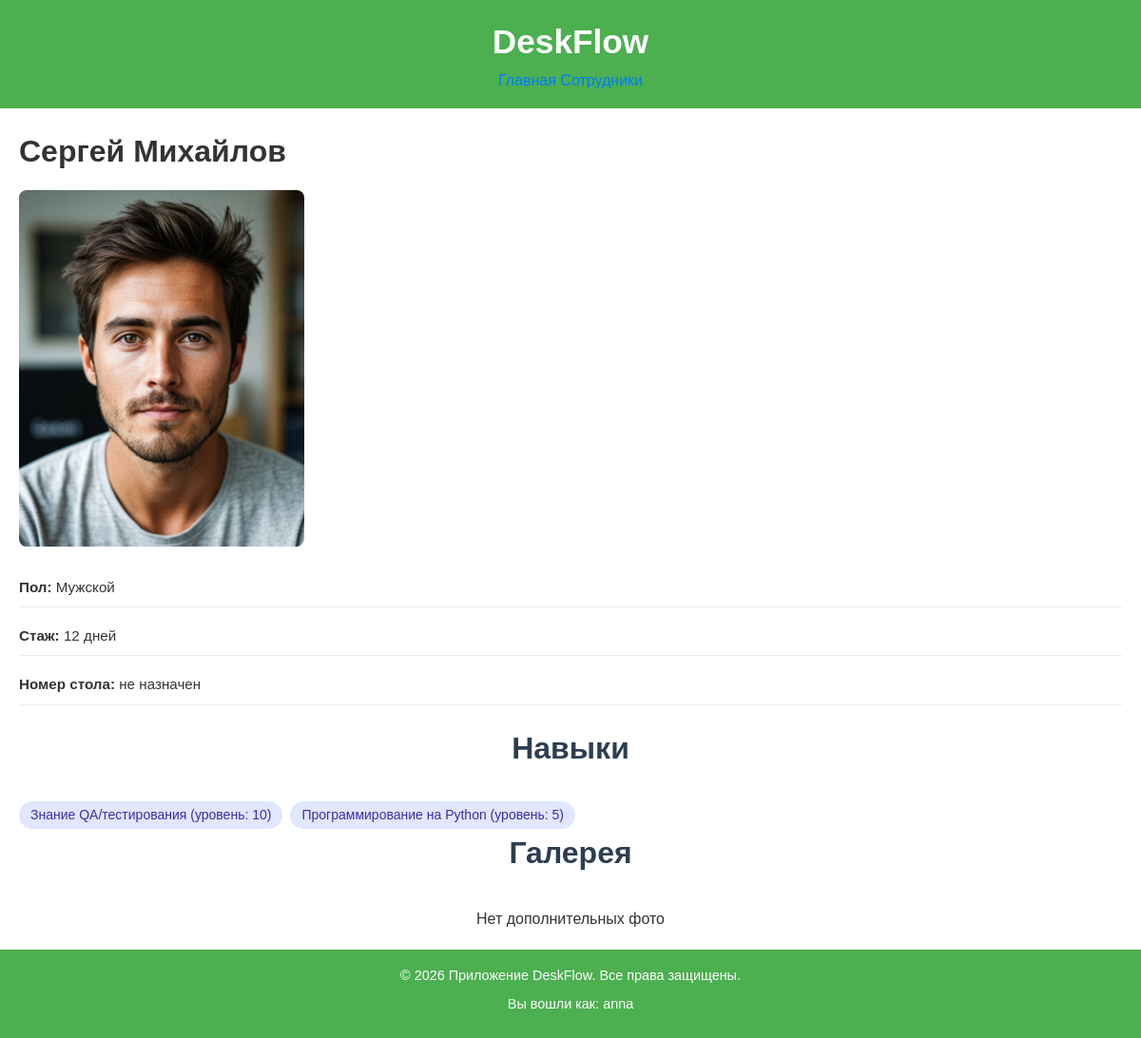
The app's page /employees/8/ (signed in) with its own data.
### employees/models.py (models this page shows, shortened)
class EmployeeProfile(models.Model):
    GENDER_CHOICES = [
        ("M", _("Мужской")),
        ("F", _("Женский")),
    ]
    user = models.OneToOneField(
        settings.AUTH_USER_MODEL,
        on_delete=models.SET_NULL,
        related_name="employee_profile",
        verbose_name=_("пользователь"),
        blank=True,
        null=True,
        help_text=_("необязательно"),
    )
    first_name = models.CharField(_("имя"), max_length=50)
    last_name = models.CharField(_("фамилия"), max_length=50)
    middle_name = models.CharField(
        _("отчество"),
        max_length=50,
        blank=True,
        null=True,
        help_text=_("необязательно"),
    )
    gender = models.CharField(
        _("пол"),
        max_length=1,
        choices=GENDER_CHOICES,
        blank=True,
        null=True,
    )
    description = CKEditor5Field(
        config_name="extends",
        verbose_name=_("описание"),
        blank=True,
        help_text=_("WYSIWYG-редактор (Django ckeditor 5)"),
    )
    skills = models.ManyToManyField(
        Skill,
        through="EmployeeSkill",
        related_name="employees",
        verbose_name=_("навыки"),
    )
    hire_date = models.DateField(
        _("дата приёма на работу"),
        null=True,
        blank=True,
        validators=[validate_hire_date]
    )
    created_at = models.DateTimeField(_("дата создания"), auto_now_add=True)
    updated_at = models.DateTimeField(_("дата обновления"), auto_now=True)
    class Meta:
        verbose_name = _("профиль сотрудника")
        verbose_name_plural = _("профили сотрудников")

class EmployeeImage(models.Model):
    image = models.ImageField(upload_to="employees/", verbose_name="изображение")
    order = models.IntegerField(verbose_name="порядок")
    employee = models.ForeignKey(
        EmployeeProfile, related_name="images", on_delete=models.CASCADE
    )
    class Meta:
        ordering = ["order"]

class EmployeeSkill(models.Model):
    employee = models.ForeignKey(
        EmployeeProfile,
        on_delete=models.CASCADE,
        related_name="employee_skills",
        verbose_name=_("сотрудник"),
    )
    skill = models.ForeignKey(
        Skill,
        on_delete=models.CASCADE,
        related_name="employee_skills",
        verbose_name=_("навык"),
    )
    level = models.PositiveSmallIntegerField(
        _("уровень освоения"),
        default=1,
        help_text=_("от 1 до 10"),
    )
    class Meta:
        verbose_name = _("уровень навыка сотрудника")
        verbose_name_plural = _("уровни навыков сотрудников")
        unique_together = ("employee", "skill")
        constraints = [
            models.CheckConstraint(
                check=models.Q(level__gte=1) & models.Q(level__lte=10),
                name="level_between_1_and_10",
            )
        ]

class Skill(models.Model):
    name = models.CharField(
        _("название навыка"),
        max_length=100,
        unique=True,
    )
    class Meta:
        verbose_name = _("навык")
        verbose_name_plural = _("навыки")
        ordering = ["name"]

### employees/views.py (the view)
# urls.py: path('employees/<int:pk>/', EmployeeDetailView.as_view(), name='employee_detail'),
class EmployeeDetailView(LoginRequiredMixin, DetailView):
    model = EmployeeProfile
    template_name = "employees/employee_detail.html"
    login_url = "/login/"
    context_object_name = "employee"
    def get_queryset(self):
        return super().get_queryset().select_related('desk') \
            .prefetch_related(
                Prefetch(
                    'images',
                    queryset=EmployeeImage.objects.order_by('order'),
                    to_attr='prefetched_images'
                ),
                Prefetch(
                    'employee_skills',
                    queryset=EmployeeSkill.objects.select_related('skill').order_by('skill__name'),
                    to_attr='prefetched_employee_skills'
                )
            )
    def get_context_data(self, **kwargs):
        context = super().get_context_data(**kwargs)
        employee = self.object
        prefetched_images = getattr(employee, 'prefetched_images', [])
        context['main_image'] = prefetched_images[0] if prefetched_images else None
        context['other_images'] = prefetched_images[1:] if len(prefetched_images) > 1 else []
        context['skills_with_levels'] = getattr(employee, 'prefetched_employee_skills', [])
        context['experience_days'] = (timezone.now().date() - employee.hire_date).days if employee.hire_date else 0
        if hasattr(employee, 'desk') and employee.desk:
            context['desk_number'] = employee.desk.number
        else:
            context['desk_number'] = None
        return context

### templates/employees/employee_detail.html (shortened to what this page needs)
{% extends 'base.html' %}
{% block content %}
    <div class="employee-detail">
        <h1>{{ employee.first_name }} {{ employee.last_name }}</h1>
        {% if main_image %}
            <img src="{{ main_image.image.url }}" class="main-photo" alt="Заглавное фото">
        {% endif %}
        <ul class="info-list">
            <li><strong>Пол:</strong> {{ employee.get_gender_display|default:"не указан" }}</li>
            <li><strong>Стаж:</strong> {{ experience_days }} дней</li>
            <li><strong>Номер стола:</strong> {{ desk_number|default:"не назначен" }}</li>
        </ul>
        <h2>Навыки</h2>
        <div class="skills-tags">
            {% for es in skills_with_levels %}
                <span class="skill-tag">{{ es.skill.name }} (уровень: {{ es.level }})</span>
            {% empty %}
                <span class="skill-tag skill-tag--empty">Нет навыков</span>
            {% endfor %}
        </div>
        <h2>Галерея</h2>
        <div class="photo-grid">
            {% for image in other_images %}
                <img src="{{ image.image.url }}" alt="Фото №{{ image.order }}">
            {% empty %}
                <p>Нет дополнительных фото</p>
            {% endfor %}
        </div>
    </div>
{% endblock %}

### templates/footer.html
<footer>
    <div class="footer-container">
        <p>&copy; 2026 Приложение DeskFlow. Все права защищены.</p>
        {% if user.is_authenticated %}
            <p>Вы вошли как: {{ user.username }}</p>
        {% else %}
            <p>Гость</p>
        {% endif %}
    </div>
</footer>

### static_dev/css/style.css (style rules this page uses)
* { box-sizing: border-box; margin: 0; padding: 0; }
body { font-family: 'Arial', sans-serif; line-height: 1.6; background-color: #f5f5f5; color: #333; min-height: 100vh; display: flex; flex-direction: column; margin: 0; padding: 0; }
header, footer { background-color: #4CAF50; color: white; text-align: center; padding: 1em 0; }
footer p { margin-bottom: 0.5em; font-size: 0.9em; }
.card-grid, .photo-grid { display: flex; flex-wrap: wrap; gap: 20px; justify-content: center; }
.employee-detail h2 { text-align: center; margin-bottom: 30px; color: #2c3e50; font-size: 2em; }
.employee-detail ul { list-style-type: none; padding-left: 0; margin-bottom: 25px; }
.employee-detail li { margin-bottom: 10px; font-size: 0.95em; }
.skills-tags { display: flex; flex-wrap: wrap; align-items: center; gap: 8px; margin-top: 8px; }
.skill-tag { background-color: #e0e7ff; color: #3730a3; padding: 6px 12px; border-radius: 20px; font-size: 0.875rem; line-height: 1.25; white-space: nowrap; transition: all 0.2s ease; }
.employee-detail .main-photo { max-width: 300px; border-radius: 8px; margin: 15px 0; }
.employee-detail .info-list { list-style: none; padding: 0; margin-bottom: 20px; }
.employee-detail .info-list li { padding: 8px 0; border-bottom: 1px solid #eee; }
.photo-grid { display: flex; flex-wrap: wrap; gap: 15px; margin-top: 10px; }

### records on screen
EmployeeProfile: first_name "Сергей", last_name "Михайлов", gender "Мужской"
EmployeeImage: image (picture)
EmployeeSkill: skill.name "Знание QA/тестирования", level "10"
EmployeeSkill: skill.name "Программирование на Python", level "5"

### other values on screen
{{ experience_days }} "12"
{{ desk_number|default:"не назначен" }} "не назначен"
{{ user.username }} "anna"
